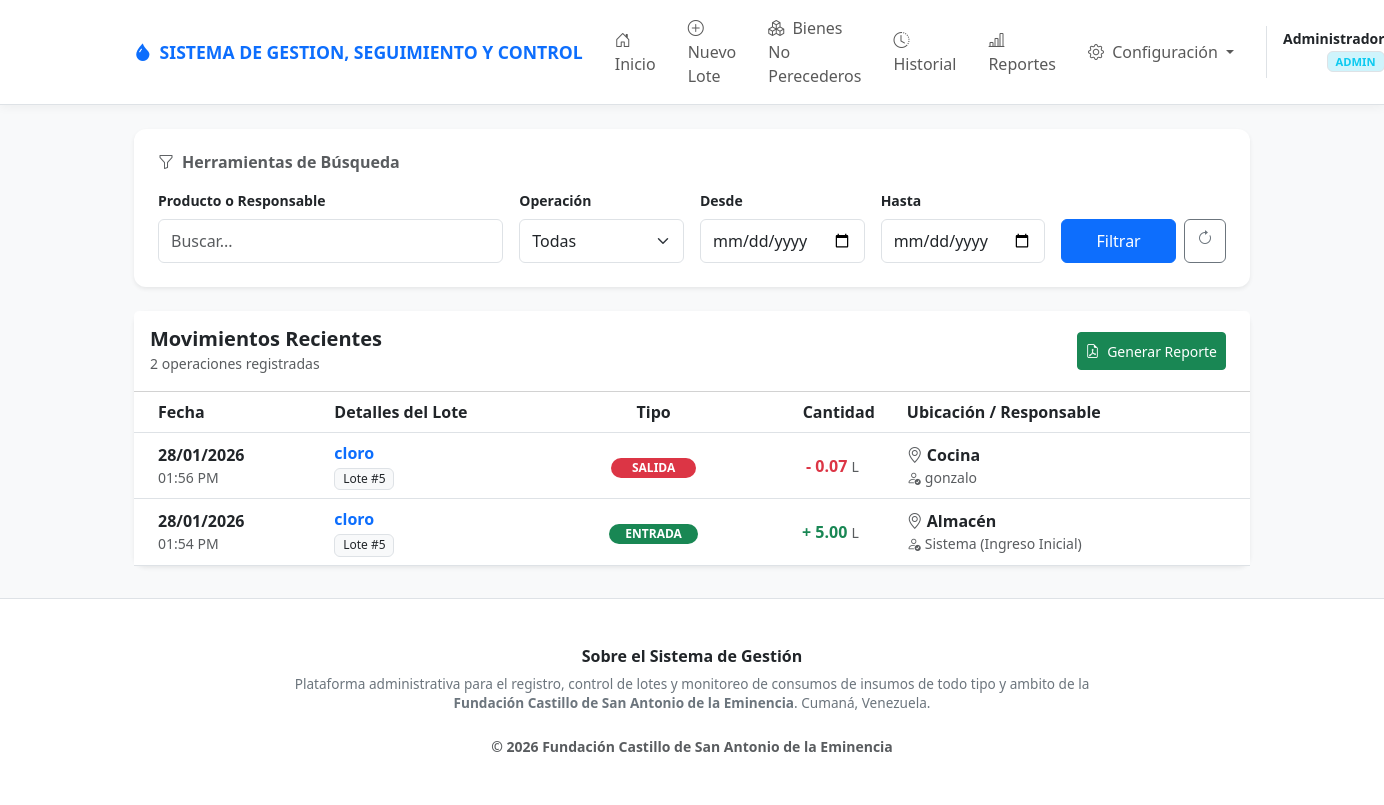
The app's page /historial.php (signed in) with its own data.
### tables this page shows
CREATE TABLE `movimientos` (
  `id` int(11) NOT NULL,
  `lote_id` int(11) NOT NULL,
  `tipo_movimiento` enum('entrada','salida') NOT NULL DEFAULT 'salida',
  `cantidad_retirada` decimal(10,2) NOT NULL,
  `area_destino` varchar(50) NOT NULL,
  `responsable` varchar(100) NOT NULL,
  `fecha_movimiento` timestamp NOT NULL DEFAULT current_timestamp()
);

CREATE TABLE `lotes` (
  `id` int(11) NOT NULL,
  `nombre_producto` varchar(100) NOT NULL,
  `cantidad_inicial` decimal(10,2) NOT NULL,
  `cantidad_actual` decimal(10,2) NOT NULL,
  `unidad` enum('L','Kg','Pz') NOT NULL,
  `estado` enum('activo','agotado') DEFAULT 'activo',
  `fecha_ingreso` timestamp NOT NULL DEFAULT current_timestamp()
);

### historial.php (the view, shortened to what this page needs)
<?php
$filtro_busqueda = $_GET['buscar'] ?? '';
$fecha_desde = $_GET['desde'] ?? '';
$fecha_hasta = $_GET['hasta'] ?? '';
function resaltar($texto, $busqueda) {
    if (empty($busqueda)) return htmlspecialchars($texto);
    return preg_replace('/(' . preg_quote($busqueda, '/') . ')/i', '<mark class="p-0 bg-warning text-dark">$1</mark>', htmlspecialchars($texto));
}
try {
    $pdo = Database::getConnection();
    $sql = "SELECT m.*, l.nombre_producto, l.unidad
            FROM movimientos m
            JOIN lotes l ON m.lote_id = l.id
            WHERE 1=1";
    $params = [];
    $sql .= " ORDER BY m.fecha_movimiento DESC";
    $stmt = $pdo->prepare($sql);
    $stmt->execute($params);
    $movimientos = $stmt->fetchAll();
} catch (Exception $e) {
    die("<div class='alert alert-danger'>Error: " . $e->getMessage() . "</div>");
}
?>
<div class="card shadow-sm border-0 mb-4 no-print">
    <div class="card-body p-4">
        <h6 class="text-muted fw-bold mb-3"><i class="bi bi-funnel me-2"></i>Herramientas de Búsqueda</h6>
        <form method="GET" class="row g-3 align-items-end">
            <div class="col-md-4">
                <label class="form-label small fw-bold">Producto o Responsable</label>
                <input type="text" name="buscar" class="form-control" placeholder="Buscar..." value="<?= htmlspecialchars($filtro_busqueda) ?>">
            </div>
            <div class="col-md-2">
                <label class="form-label small fw-bold">Operación</label>
                <select name="tipo" class="form-select">
                    <option value="">Todas</option>
                </select>
            </div>
            <div class="col-md-2">
                <label class="form-label small fw-bold">Desde</label>
                <input type="date" name="desde" class="form-control" value="<?= $fecha_desde ?>">
            </div>
            <div class="col-md-2">
                <label class="form-label small fw-bold">Hasta</label>
                <input type="date" name="hasta" class="form-control" value="<?= $fecha_hasta ?>">
            </div>
            <div class="col-md-2 d-flex gap-2">
                <button type="submit" class="btn btn-primary w-100">Filtrar</button>
                <a href="historial.php" class="btn btn-outline-secondary"><i class="bi bi-arrow-clockwise"></i></a>
            </div>
        </form>
    </div>
</div>
<div class="card shadow-sm border-0 hover-shadow">
    <div class="card-header bg-white py-3 d-flex justify-content-between align-items-center">
        <div>
            <h5 class="mb-0 fw-bold text-dark">Movimientos Recientes</h5>
            <small class="text-muted"><?= count($movimientos) ?> operaciones registradas</small>
        </div>
        <div class="no-print">
            <button class="btn btn-success btn-sm me-2" onclick="window.print()">
                <i class="bi bi-file-earmark-pdf me-1"></i> Generar Reporte
            </button>
        </div>
    </div>
    <div class="table-responsive">
        <table class="table table-hover align-middle mb-0">
            <thead class="bg-light">
                <tr>
                    <th class="ps-4">Fecha</th>
                    <th>Detalles del Lote</th>
                    <th class="text-center">Tipo</th>
                    <th class="text-end">Cantidad</th>
                    <th class="ps-4">Ubicación / Responsable</th>
                </tr>
            </thead>
            <tbody>
                <?php foreach ($movimientos as $m):
                    $esEntrada = ($m['tipo_movimiento'] == 'entrada');
                ?>
                <tr>
                    <td class="ps-4">
                        <div class="fw-bold"><?= date('d/m/Y', strtotime($m['fecha_movimiento'])) ?></div>
                        <div class="text-muted small"><?= date('h:i A', strtotime($m['fecha_movimiento'])) ?></div>
                    </td>
                    <td>
                        <div class="text-primary fw-bold"><?= resaltar($m['nombre_producto'], $filtro_busqueda) ?></div>
                        <span class="badge bg-light text-dark border fw-normal">Lote #<?= $m['lote_id'] ?></span>
                    </td>
                    <td class="text-center">
                        <span class="badge rounded-pill <?= $esEntrada ? 'bg-success' : 'bg-danger' ?> px-3" style="min-width: 85px;">
                            <?= $esEntrada ? 'ENTRADA' : 'SALIDA' ?>
                        </span>
                    </td>
                    <td class="text-end pe-4">
                        <span class="fs-6 fw-bold <?= $esEntrada ? 'text-success' : 'text-danger' ?>">
                            <?= $esEntrada ? '+' : '-' ?> <?= number_format($m['cantidad_retirada'], 2) ?>
                        </span>
                        <small class="text-muted"><?= $m['unidad'] ?></small>
                    </td>
                    <td class="ps-4">
                        <div class="fw-bold"><i class="bi bi-geo-alt me-1 text-muted"></i><?= resaltar($m['area_destino'], $filtro_busqueda) ?></div>
                        <div class="small text-muted"><i class="bi bi-person-check me-1"></i><?= resaltar($m['responsable'], $filtro_busqueda) ?></div>
                    </td>
                </tr>
                <?php endforeach; ?>
            </tbody>
        </table>
    </div>
</div>
<?php
$content = ob_get_clean();
include 'layout.php';
?>

### layout.php (shortened to what this page needs)
<!DOCTYPE html>
<html lang="es">
<head>
    <link href="https://cdn.jsdelivr.net/npm/bootstrap@5.3.0/dist/css/bootstrap.min.css" rel="stylesheet">
    <link rel="stylesheet" href="https://cdn.jsdelivr.net/npm/bootstrap-icons@1.11.0/font/bootstrap-icons.css">
</head>
<body>
    <?php
    $rol_actual = $_SESSION['usuario_rol'] ?? 'operador';
    $es_admin = ($rol_actual === 'admin');
    ?>
    <nav class="navbar navbar-expand-lg navbar-white bg-white border-bottom sticky-top">
        <div class="container">
            <a class="navbar-brand" href="index.php">
                <i class="bi bi-droplet-fill me-2"></i>SISTEMA DE GESTION, SEGUIMIENTO Y CONTROL
            </a>
            <?php if (isset($_SESSION['usuario_id'])): ?>
                <div class="collapse navbar-collapse" id="navbarNav">
                    <ul class="navbar-nav ms-auto align-items-center">
                        <li class="nav-item">
                            <a class="nav-link px-3" href="index.php"><i class="bi bi-house-door me-1"></i> Inicio</a>
                        </li>
                        <?php if ($es_admin): ?>
                        <li class="nav-item">
                            <a class="nav-link px-3" href="entrada.php"><i class="bi bi-plus-circle me-1"></i> Nuevo Lote</a>
                        </li>
                        <li class="nav-item">
                            <a class="nav-link px-3" href="bienes_no_perecederos.php"><i class="bi bi-boxes me-1"></i> Bienes No Perecederos</a>
                        </li>
                        <?php endif; ?>
                        <li class="nav-item">
                            <a class="nav-link px-3" href="historial.php"><i class="bi bi-clock-history me-1"></i> Historial</a>
                        </li>
                        <li class="nav-item">
                            <a class="nav-link px-3" href="reportes.php"><i class="bi bi-bar-chart-line me-1"></i> Reportes</a>
                        </li>
                        <?php if ($es_admin): ?>
                        <li class="nav-item dropdown">
                            <a class="nav-link dropdown-toggle px-3" href="#" id="userDropdown" role="button" data-bs-toggle="dropdown" aria-expanded="false">
                                <i class="bi bi-gear me-1"></i> Configuración
                            </a>
                        </li>
                        <?php endif; ?>
                        <li class="nav-item ms-lg-3 border-start ps-lg-3 d-flex align-items-center">
                            <div class="me-3 text-end d-none d-lg-block">
                                <div class="small fw-bold lh-1"><?= htmlspecialchars($_SESSION['usuario_nombre']) ?></div>
                                <span class="badge badge-role <?= $es_admin ? 'bg-info-subtle text-info' : 'bg-secondary-subtle text-secondary' ?> border text-uppercase mt-1">
                                    <?= $rol_actual ?>
                                </span>
                            </div>
                        </li>
                    </ul>
                </div>
            <?php endif; ?>
        </div>
    </nav>
    <main class="container main-container">
        <?php echo $content; ?>
    </main>
    <footer class="bg-white border-top py-5 mt-auto">
        <div class="container text-center">
            <div class="system-description mb-4">
                <h6 class="text-dark fw-bold">Sobre el Sistema de Gestión</h6>
                <p>
                    Plataforma administrativa para el registro, control de lotes y monitoreo de consumos de insumos de todo tipo y ambito  de la
                    <strong>Fundación Castillo de San Antonio de la Eminencia</strong>. Cumaná, Venezuela.
                </p>
            </div>
            <p class="text-muted mb-0 small fw-semibold">
                &copy; <?= date('Y') ?> Fundación Castillo de San Antonio de la Eminencia
            </p>
        </div>
    </footer>
</body>
</html>

### layout.php (style rules this page uses)
body { background-color: #f8f9fa; display: flex; flex-direction: column; min-height: 100vh; font-size: 16px; }
.navbar { box-shadow: 0 2px 10px rgba(0,0,0,0.05); }
.navbar-brand { font-weight: 800; color: #0d6efd !important; font-size: 1.1rem; }
.nav-link { font-weight: 500; transition: color 0.2s; }
.badge-role { font-size: 0.7rem; vertical-align: middle; padding: 4px 8px; }
.main-container { flex: 1; padding-top: 1.5rem; padding-bottom: 2rem; width: 100%; }
.system-description { font-size: 0.85rem; color: #6c757d; max-width: 800px; margin: 0 auto; line-height: 1.4; }
.table-responsive { overflow-x: auto; -webkit-overflow-scrolling: touch; }
.table { min-width: 600px; }
.card { border-radius: 0.75rem; }
.btn { min-height: 44px; }
.btn-sm { min-height: 38px; }
.form-control, .form-select { min-height: 44px; font-size: 16px; }

### records on screen
movimientos: fecha_movimiento "28/01/2026", fecha_movimiento "01:56 PM", lote.nombre_producto "cloro", lote "5", tipo_movimiento "SALIDA", cantidad_retirada "0.07", lote.unidad "L", area_destino "Cocina", responsable "gonzalo"
movimientos: fecha_movimiento "28/01/2026", fecha_movimiento "01:54 PM", lote.nombre_producto "cloro", lote "5", tipo_movimiento "ENTRADA", cantidad_retirada "5.00", lote.unidad "L", area_destino "Almacén", responsable "Sistema (Ingreso Inicial)"

### other values on screen
$_SESSION['usuario_nombre'] "Administrador"
$rol_actual "ADMIN"
count($movimientos) "2"
